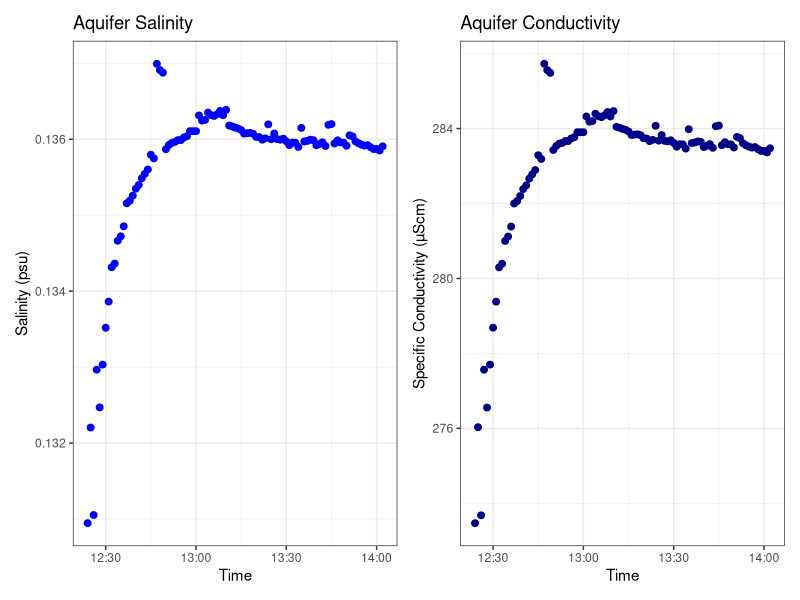
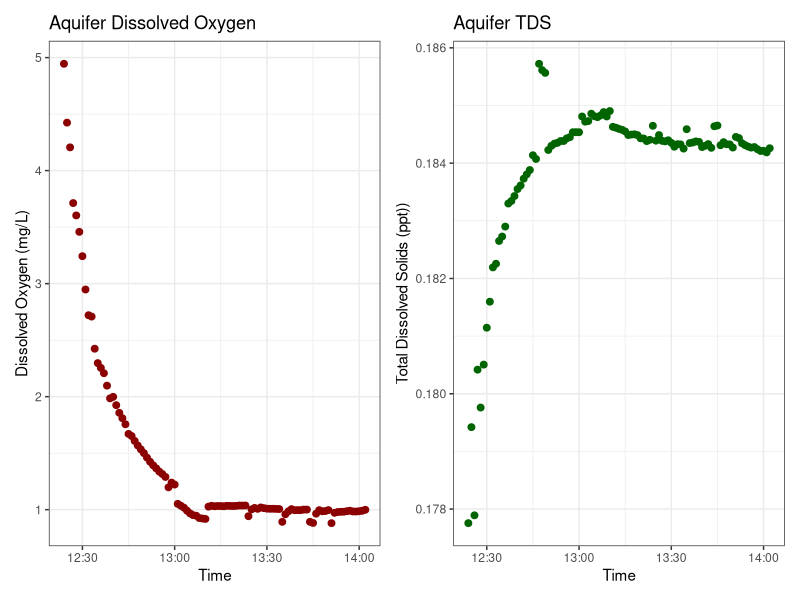

These charts were generated, in order, by the following R code:
## ---- chunk 1
knitr::opts_chunk$set(echo = TRUE)

library(ggplot2)
library(ggpubr)
library(dplyr)
library(plyr)
library(tidyverse)
library(tidyr)
library(lubridate)
library(knitr)
library(tibble)
library(patchwork)
## ---- chunk 2
cat("In Situ AQ600 was put in one of the FW tanks while it was filled. 
    Data was recorded every minute for the duration of the test.")

well_dat <- read.csv("Raw Data/COMPASS_TEMPEST_WellTest_AQ600_Data_20251110.csv")
#head(well_dat)

#change column names in well_dat
colnames(well_dat) <- c("Date_Time", "DO_mgL", "DO_Sat", "DO_pp", "Actual_Conductivity_µScm" ,
                        "Specific_Conductivity_µScm", "Salinity_psu", "Resistivity_Ωcm", "Density_gcm", "TDS_ppt", 
                        "Temp_C", "Voltage_V", "Battery", "Baro_Press_mmHg", "Press_psi" ,"Depth_cm" ) 
#no pH data from this troll? "pH", "pH_mV" ,"ORP_mV",

#make date time actually a date and time with lubridate and remove extra data at the end 
well_dat$Date_Time <- mdy_hm(well_dat$Date_Time)

#remove data after aquatroll removed, remove salinity data lower than 0.001 and conductivity less than 1, 
#remove DO over 1 which was when AQ600 removed from water and any TDS lower than 0.1 also from AQ600 removal 
well_dat_filtered <- well_dat %>%
    filter(Date_Time < ymd_hms("2025-11-10 16:30:00")) %>%
    filter(Salinity_psu > 0.001) %>%
    filter(Specific_Conductivity_µScm > 1) %>%
    filter(DO_mgL < 5) %>%
    filter(TDS_ppt > 0.10) 

#create a table of average concentrations: 
all_summary_stats <- well_dat_filtered %>%
  summarise(
    Salinity_psu_mean = mean(Salinity_psu, na.rm = TRUE),
    Salinity_psu_sd = sd(Salinity_psu, na.rm = TRUE),
    Sp_Conductivity_µScm_mean = mean(Specific_Conductivity_µScm, na.rm = TRUE),
    Sp_Conductivity_µScm_sd = sd(Specific_Conductivity_µScm, na.rm = TRUE),
    DO_mgL_mean = mean(DO_mgL, na.rm = TRUE),
    DO_mgL_sd = sd(DO_mgL, na.rm = TRUE),
    TDS_ppt_mean = mean(TDS_ppt, na.rm = TRUE),
    TDS_ppt_sd = sd(TDS_ppt, na.rm = TRUE)
  ) %>%
  pivot_longer(
    everything(),
    names_to = c("Measurement", ".value"),
    names_sep = "_(?=[^_]+$)"  # Split at last underscore
  ) %>%
  mutate(mean = round(mean, 3), 
         sd = round(sd, 3)) 

cat("Summary of all AQ600 Measurements:")
kable(all_summary_stats)


#plot Salinity 
sal <- ggplot()+
  geom_point(data=well_dat_filtered, aes(x=Date_Time, y=Salinity_psu), size=2, color="blue")+ 
  theme_bw()+ labs(x="Time", y="Salinity (psu)", title="Aquifer Salinity") + theme(legend.title = element_blank())


#plot Conductivity 
cond <- ggplot()+
  geom_point(data=well_dat_filtered, aes(x=Date_Time, y=Specific_Conductivity_µScm), size=2, color="darkblue")+ 
  theme_bw()+ labs(x="Time", y="Specific Conductivity (µScm)", title="Aquifer Conductivity") + theme(legend.title = element_blank())

sal + cond

#plot DO
do <- ggplot()+
  geom_point(data=well_dat_filtered, aes(x=Date_Time, y=DO_mgL), size=2, color="darkred")+ 
  theme_bw()+ labs(x="Time", y="Dissolved Oxygen (mg/L)", title="Aquifer Dissolved Oxygen") + theme(legend.title = element_blank())


#plot TDS 
tds <- ggplot()+
  geom_point(data=well_dat_filtered, aes(x=Date_Time, y=TDS_ppt), size=2, color="darkgreen")+ 
  theme_bw()+ labs(x="Time", y="Total Dissolved Solids (ppt))", title="Aquifer TDS") + theme(legend.title = element_blank())

do + tds


#Pull out just the data from after things settle; after 12:45
well_dat_filtered_1 <- well_dat_filtered %>%
    filter(Date_Time > ymd_hms("2025-11-10 12:45:00"))

#create a table of average concentrations: 
summary_stats <- well_dat_filtered_1 %>%
  summarise(
    Salinity_psu_mean = mean(Salinity_psu, na.rm = TRUE),
    Salinity_psu_sd = sd(Salinity_psu, na.rm = TRUE),
    Sp_Conductivity_µScm_mean = mean(Specific_Conductivity_µScm, na.rm = TRUE),
    Sp_Conductivity_µScm_sd = sd(Specific_Conductivity_µScm, na.rm = TRUE),
    DO_mgL_mean = mean(DO_mgL, na.rm = TRUE),
    DO_mgL_sd = sd(DO_mgL, na.rm = TRUE),
    TDS_ppt_mean = mean(TDS_ppt, na.rm = TRUE),
    TDS_ppt_sd = sd(TDS_ppt, na.rm = TRUE)
  ) %>%
  pivot_longer(
    everything(),
    names_to = c("Measurement", ".value"),
    names_sep = "_(?=[^_]+$)"  # Split at last underscore
  ) %>%
  mutate(mean = round(mean, 3), 
         sd = round(sd, 3)) 

cat("Summary of AQ600 Measurements after 12:45 PM, after leveling out:")
kable(summary_stats)


